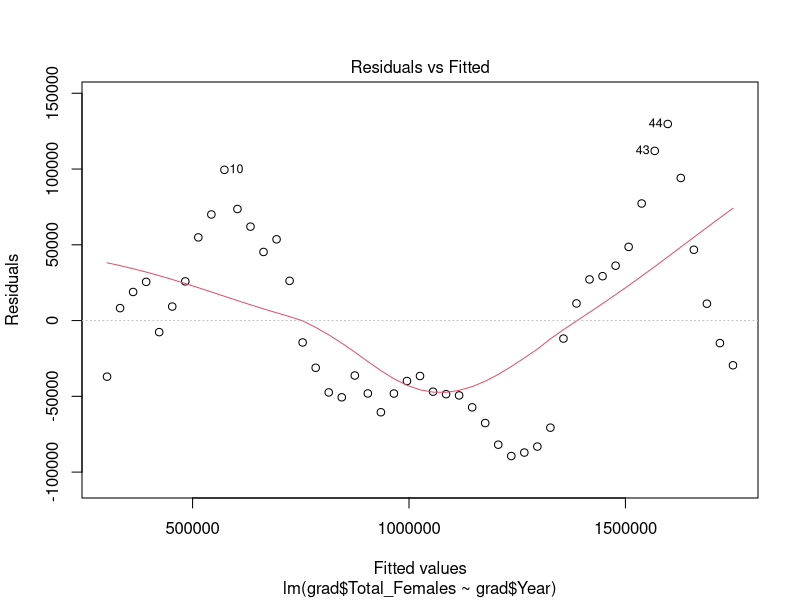
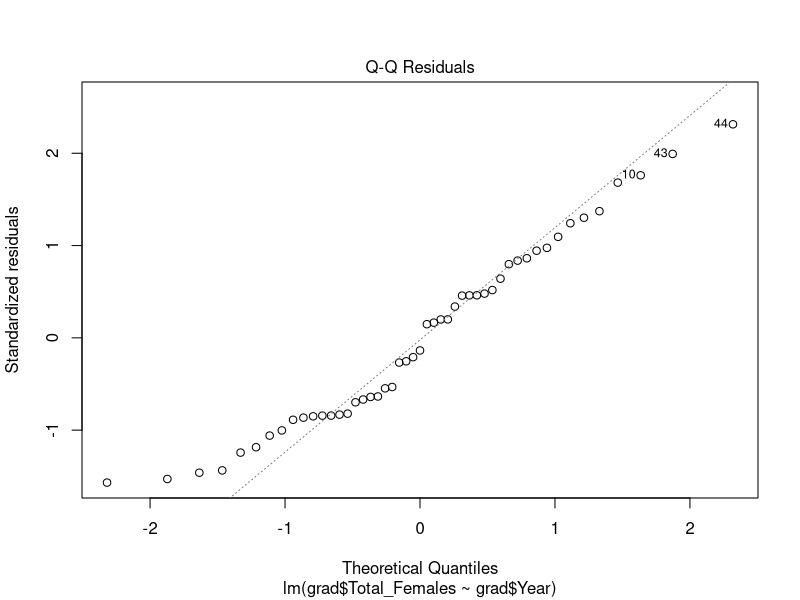
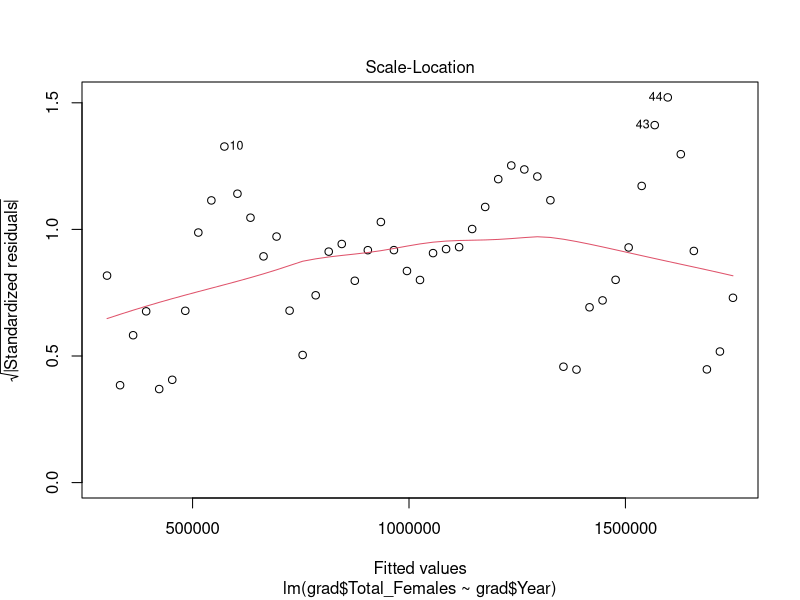
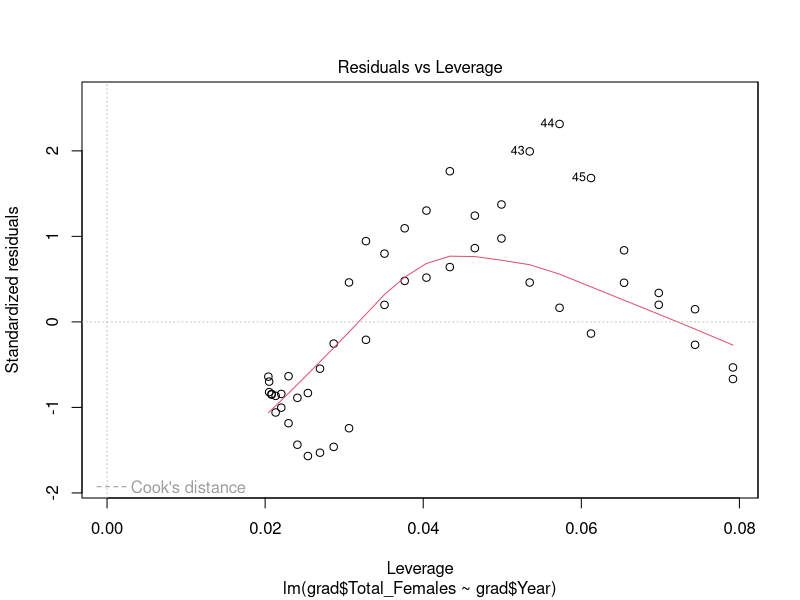
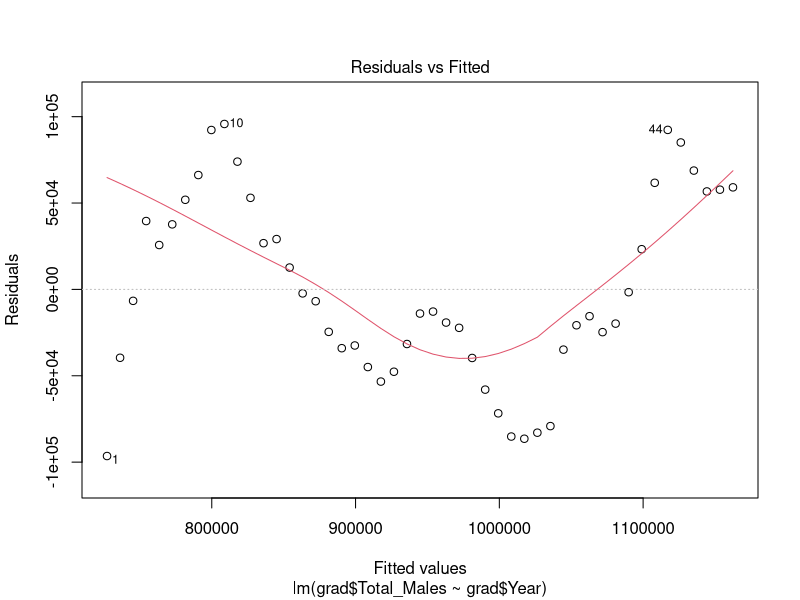
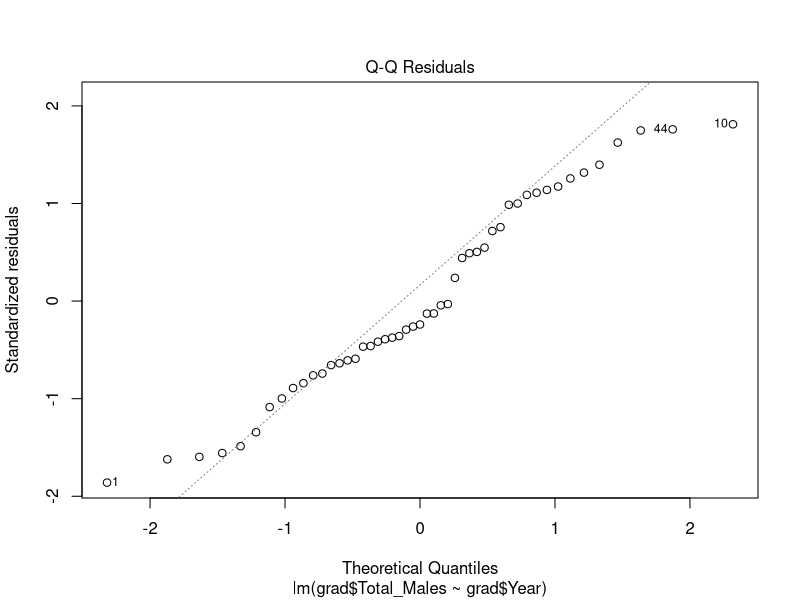
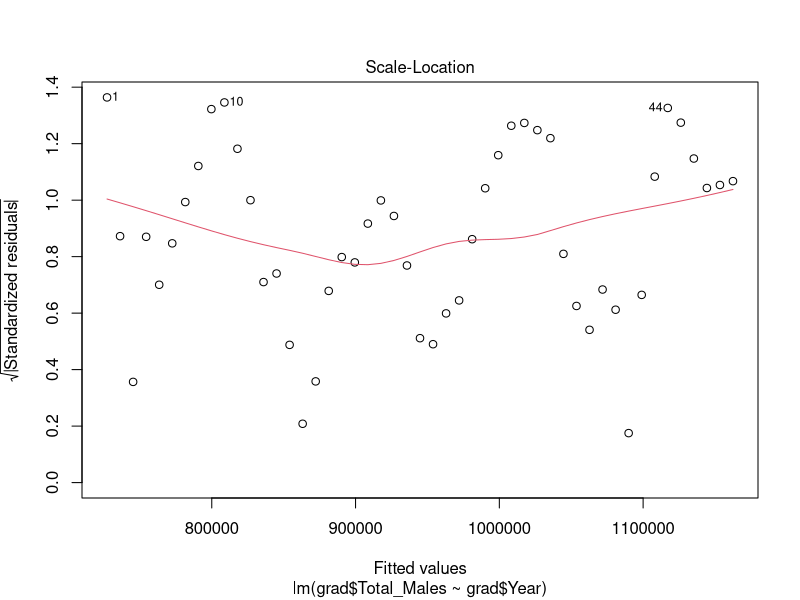
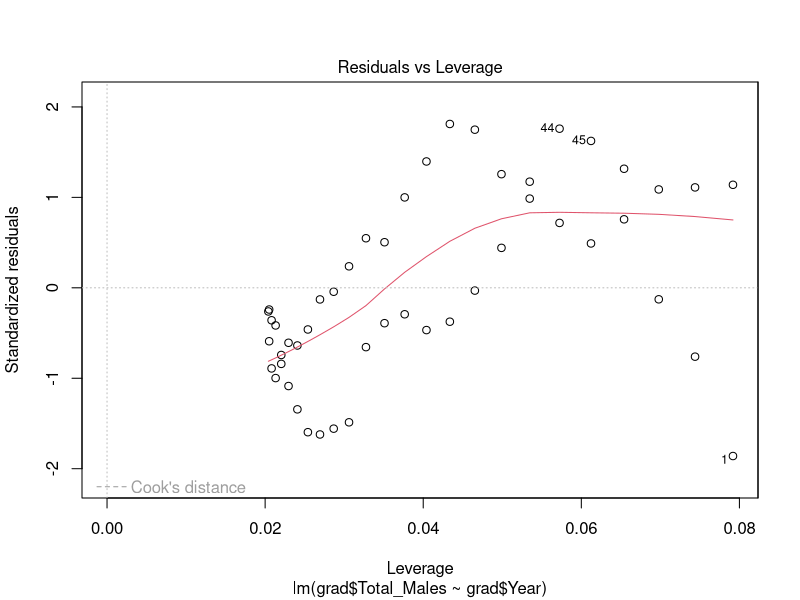

Write the R code that produced these figures, in order.
## ---- chunk 1
knitr::opts_chunk$set(echo = TRUE)
## ---- chunk 2
#load data and clean it up
library(tidyverse) #for all things tidy
grad <- read_csv("grad_enrollment.csv")

grad <- grad %>% 
  select(Year, Total_Enrollment, Total_Males, Total_Females, Public_Enrollment, Private_Enrollment)
## ---- chunk 3
#performing linear regression to find trends in the data between M/F enrollment throughout time

female_lm <- lm(grad$Total_Females ~ grad$Year)
male_lm   <- lm(grad$Total_Males ~ grad$Year)


summary(female_lm) 
summary(male_lm) 
  #The R^2 value tells us how much variance in our dependent variable is expained by our independent      variable
  #We use Multiple R-squared value for single linear regressions, and adjusted for multiple.


#Check for regression assumptions
plot(female_lm)
  #Uhm... what do we do when our model breaks assumptions of homoskedasticity?
      #Residuals vs Fitted shows our residuals violate the assumption of homoskedasticity. What does that mean for our R2 value? 

plot(male_lm)
  #Our data still violates homoskedasticity, but now are they also not normally distributed?? (QQ Plot)



#######################################################################################################
#Plot the data

enroll_graph <- ggplot(grad, aes(x = Year, y = Total_Males))+
  #geom_point(aes(x = Year, y = Total_Males))+
  geom_smooth(method = lm, se = F, aes(col = "Male Enrollment"))+
  geom_smooth(aes(x = Year, y = Total_Females, col = "Female Enrollment"), method = lm, se = F)+
  ylab("Enrollment")+
  ggtitle("Changes in University Enrollment History by Sex")

enroll_graph


